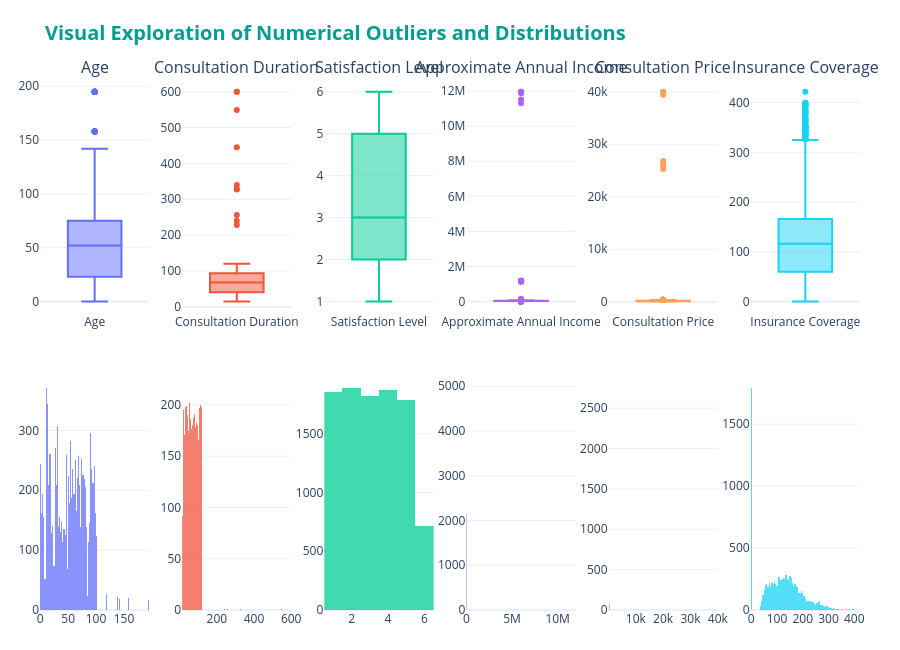

Notebook code cell kept with this figure:
### Markdown cell above
The describe table and the boxplots show a few values that are far away from the rest: ages up to 195, prices up to £39,999, incomes up to £12M, durations up to 600 minutes and a rating of 6.

The IQR rule alone is not good to decide what to change. It marks about 2,300 incomes and 241 prices as outliers, but most of them are normal values: many children and students have an income of 0, which makes the distribution very skewed, and the price depends on the department (see below). So we use the IQR as a first look and then check each variable with what is possible in the real world and with the variable description in the project statement.

### Code cell
num_vars = [
    "Age", 
    "Consultation Duration", 
    "Satisfaction Level", 
    "Approximate Annual Income", 
    "Consultation Price", 
    "Insurance Coverage"
]

# Create 2x6 grid: Row 1 = Boxplots, Row 2 = Histograms
fig = make_subplots(
    rows=2, cols=len(num_vars),
    subplot_titles=num_vars,
    vertical_spacing=0.12,
    horizontal_spacing=0.04
)

# Flexible color palette
palette = px.colors.qualitative.Plotly

for i, var in enumerate(num_vars):
    color = palette[i % len(palette)]
    
    # 1. Boxplot (Interactive IQR & Outlier View)
    fig.add_trace(
        go.Box(
            y=df[var].dropna(),
            name=var,
            marker_color=color,
            boxpoints='outliers',
            hovertemplate=f"<b>{var}</b><br>Value: %{{y}}<extra></extra>"
        ),
        row=1, col=i+1
    )
    
    # 2. Histogram (Distribution Density)
    fig.add_trace(
        go.Histogram(
            x=df[var].dropna(),
            name=var,
            marker_color=color,
            opacity=0.75,
            showlegend=False,
            hovertemplate=f"<b>{var}</b><br>Range: %{{x}}<br>Count: %{{y}}<extra></extra>"
        ),
        row=2, col=i+1
    )

fig.update_layout(
    title_text="<b>Visual Exploration of Numerical Outliers and Distributions</b>",
    title_font=dict(size=20, color='#009E91'),
    template="plotly_white",
    height=650,
    showlegend=False,
    margin=dict(l=40, r=40, t=80, b=40)
)

fig.show()

### Figure 1 — Plotly figure (JSON) as saved in the notebook; plotly's stock layout.template omitted (floating-point values rounded to 4 significant figures; data arrays with more than 128 entries replaced by an {"elided": "..."} marker saying what was removed)
{"data": [{"boxpoints": "outliers", "hovertemplate": "<b>Age</b><br>Value: %{y}<extra></extra>", "marker": {"color": "#636EFA"}, "name": "Age", "type": "box", "xaxis": "x", "y": {"elided": "9887 float values"}, "yaxis": "y"}, {"hovertemplate": "<b>Age</b><br>Range: %{x}<br>Count: %{y}<extra></extra>", "marker": {"color": "#636EFA"}, "name": "Age", "opacity": 0.75, "showlegend": false, "type": "histogram", "x": {"elided": "9887 float values"}, "xaxis": "x7", "yaxis": "y7"}, {"boxpoints": "outliers", "hovertemplate": "<b>Consultation Duration</b><br>Value: %{y}<extra></extra>", "marker": {"color": "#EF553B"}, "name": "Consultation Duration", "type": "box", "xaxis": "x2", "y": {"elided": "9943 int values"}, "yaxis": "y2"}, {"hovertemplate": "<b>Consultation Duration</b><br>Range: %{x}<br>Count: %{y}<extra></extra>", "marker": {"color": "#EF553B"}, "name": "Consultation Duration", "opacity": 0.75, "showlegend": false, "type": "histogram", "x": {"elided": "9943 int values"}, "xaxis": "x8", "yaxis": "y8"}, {"boxpoints": "outliers", "hovertemplate": "<b>Satisfaction Level</b><br>Value: %{y}<extra></extra>", "marker": {"color": "#00CC96"}, "name": "Satisfaction Level", "type": "box", "xaxis": "x3", "y": {"elided": "9943 int values"}, "yaxis": "y3"}, {"hovertemplate": "<b>Satisfaction Level</b><br>Range: %{x}<br>Count: %{y}<extra></extra>", "marker": {"color": "#00CC96"}, "name": "Satisfaction Level", "opacity": 0.75, "showlegend": false, "type": "histogram", "x": {"elided": "9943 int values"}, "xaxis": "x9", "yaxis": "y9"}, {"boxpoints": "outliers", "hovertemplate": "<b>Approximate Annual Income</b><br>Value: %{y}<extra></extra>", "marker": {"color": "#AB63FA"}, "name": "Approximate Annual Income", "type": "box", "xaxis": "x4", "y": {"elided": "9791 float values"}, "yaxis": "y4"}, {"hovertemplate": "<b>Approximate Annual Income</b><br>Range: %{x}<br>Count: %{y}<extra></extra>", "marker": {"color": "#AB63FA"}, "name": "Approximate Annual Income", "opacity": 0.75, "showlegend": false, "type": "histogram", "x": {"elided": "9791 float values"}, "xaxis": "x10", "yaxis": "y10"}, {"boxpoints": "outliers", "hovertemplate": "<b>Consultation Price</b><br>Value: %{y}<extra></extra>", "marker": {"color": "#FFA15A"}, "name": "Consultation Price", "type": "box", "xaxis": "x5", "y": {"elided": "9943 float values"}, "yaxis": "y5"}, {"hovertemplate": "<b>Consultation Price</b><br>Range: %{x}<br>Count: %{y}<extra></extra>", "marker": {"color": "#FFA15A"}, "name": "Consultation Price", "opacity": 0.75, "showlegend": false, "type": "histogram", "x": {"elided": "9943 float values"}, "xaxis": "x11", "yaxis": "y11"}, {"boxpoints": "outliers", "hovertemplate": "<b>Insurance Coverage</b><br>Value: %{y}<extra></extra>", "marker": {"color": "#19D3F3"}, "name": "Insurance Coverage", "type": "box", "xaxis": "x6", "y": {"elided": "9894 float values"}, "yaxis": "y6"}, {"hovertemplate": "<b>Insurance Coverage</b><br>Range: %{x}<br>Count: %{y}<extra></extra>", "marker": {"color": "#19D3F3"}, "name": "Insurance Coverage", "opacity": 0.75, "showlegend": false, "type": "histogram", "x": {"elided": "9894 float values"}, "xaxis": "x12", "yaxis": "y12"}], "layout": {"annotations": [{"font": {"size": 16}, "showarrow": false, "text": "Age", "x": 0.06667, "xanchor": "center", "xref": "paper", "y": 1, "yanchor": "bottom", "yref": "paper"}, {"font": {"size": 16}, "showarrow": false, "text": "Consultation Duration", "x": 0.24, "xanchor": "center", "xref": "paper", "y": 1, "yanchor": "bottom", "yref": "paper"}, {"font": {"size": 16}, "showarrow": false, "text": "Satisfaction Level", "x": 0.4133, "xanchor": "center", "xref": "paper", "y": 1, "yanchor": "bottom", "yref": "paper"}, {"font": {"size": 16}, "showarrow": false, "text": "Approximate Annual Income", "x": 0.5867, "xanchor": "center", "xref": "paper", "y": 1, "yanchor": "bottom", "yref": "paper"}, {"font": {"size": 16}, "showarrow": false, "text": "Consultation Price", "x": 0.76, "xanchor": "center", "xref": "paper", "y": 1, "yanchor": "bottom", "yref": "paper"}, {"font": {"size": 16}, "showarrow": false, "text": "Insurance Coverage", "x": 0.9333, "xanchor": "center", "xref": "paper", "y": 1, "yanchor": "bottom", "yref": "paper"}], "height": 650, "margin": {"b": 40, "l": 40, "r": 40, "t": 80}, "showlegend": false, "title": {"font": {"color": "#009E91", "size": 20}, "text": "<b>Visual Exploration of Numerical Outliers and Distributions</b>"}, "xaxis": {"anchor": "y", "domain": [0, 0.1333]}, "xaxis10": {"anchor": "y10", "domain": [0.52, 0.6533]}, "xaxis11": {"anchor": "y11", "domain": [0.6933, 0.8267]}, "xaxis12": {"anchor": "y12", "domain": [0.8667, 1]}, "xaxis2": {"anchor": "y2", "domain": [0.1733, 0.3067]}, "xaxis3": {"anchor": "y3", "domain": [0.3467, 0.48]}, "xaxis4": {"anchor": "y4", "domain": [0.52, 0.6533]}, "xaxis5": {"anchor": "y5", "domain": [0.6933, 0.8267]}, "xaxis6": {"anchor": "y6", "domain": [0.8667, 1]}, "xaxis7": {"anchor": "y7", "domain": [0, 0.1333]}, "xaxis8": {"anchor": "y8", "domain": [0.1733, 0.3067]}, "xaxis9": {"anchor": "y9", "domain": [0.3467, 0.48]}, "yaxis": {"anchor": "x", "domain": [0.56, 1]}, "yaxis10": {"anchor": "x10", "domain": [0, 0.44]}, "yaxis11": {"anchor": "x11", "domain": [0, 0.44]}, "yaxis12": {"anchor": "x12", "domain": [0, 0.44]}, "yaxis2": {"anchor": "x2", "domain": [0.56, 1]}, "yaxis3": {"anchor": "x3", "domain": [0.56, 1]}, "yaxis4": {"anchor": "x4", "domain": [0.56, 1]}, "yaxis5": {"anchor": "x5", "domain": [0.56, 1]}, "yaxis6": {"anchor": "x6", "domain": [0.56, 1]}, "yaxis7": {"anchor": "x7", "domain": [0, 0.44]}, "yaxis8": {"anchor": "x8", "domain": [0, 0.44]}, "yaxis9": {"anchor": "x9", "domain": [0, 0.44]}}}
